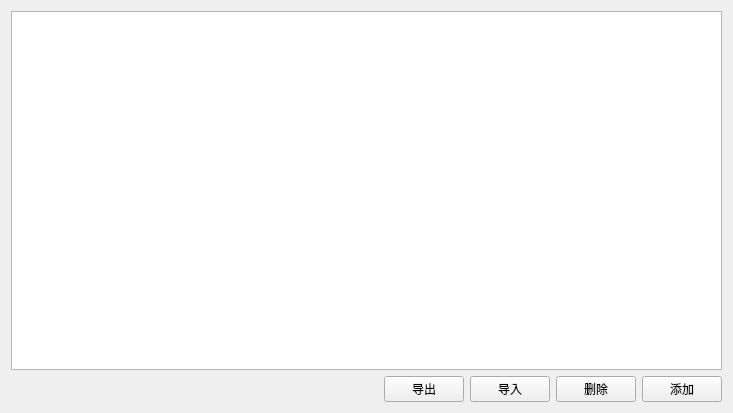
<?xml version="1.0" encoding="UTF-8"?>
<ui version="4.0">
 <class>SAKInputDataItemManager</class>
 <widget class="QWidget" name="SAKInputDataItemManager">
  <property name="geometry">
   <rect>
    <x>0</x>
    <y>0</y>
    <width>733</width>
    <height>413</height>
   </rect>
  </property>
  <property name="windowTitle">
   <string>发送数据预设</string>
  </property>
  <layout class="QGridLayout" name="gridLayout">
   <item row="1" column="0">
    <widget class="QLabel" name="infoLabel">
     <property name="sizePolicy">
      <sizepolicy hsizetype="Expanding" vsizetype="Preferred">
       <horstretch>0</horstretch>
       <verstretch>0</verstretch>
      </sizepolicy>
     </property>
     <property name="text">
      <string/>
     </property>
    </widget>
   </item>
   <item row="1" column="1">
    <widget class="QPushButton" name="outportPushButton">
     <property name="text">
      <string>导出</string>
     </property>
    </widget>
   </item>
   <item row="1" column="2">
    <widget class="QPushButton" name="importPushButton">
     <property name="text">
      <string>导入</string>
     </property>
    </widget>
   </item>
   <item row="1" column="3">
    <widget class="QPushButton" name="deletePushButton">
     <property name="text">
      <string>删除</string>
     </property>
    </widget>
   </item>
   <item row="1" column="4">
    <widget class="QPushButton" name="addPushButton">
     <property name="text">
      <string>添加</string>
     </property>
    </widget>
   </item>
   <item row="0" column="0" colspan="5">
    <widget class="QListWidget" name="itemListWidget"/>
   </item>
  </layout>
 </widget>
 <resources/>
 <connections/>
</ui>
